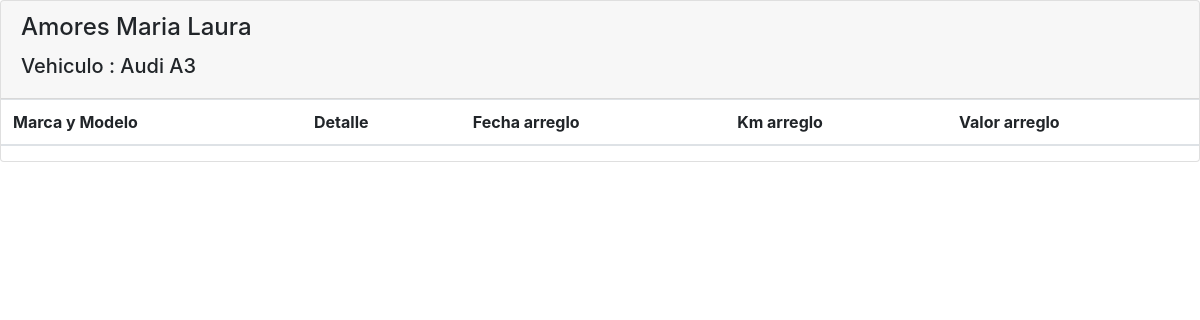
Page /workshop/cars/repairs/model/3/ on the earlier database version.
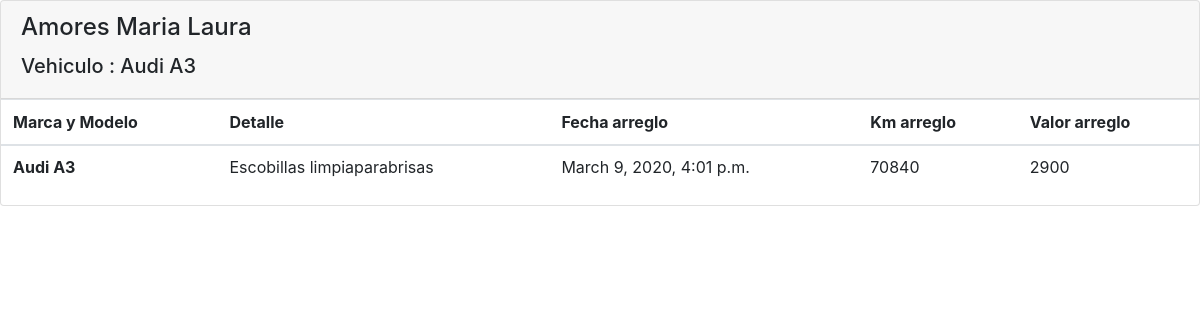
Same page on the later database version.
### workshop/models.py (models this page shows, shortened)
class Model(models.Model):
    brand           = models.ForeignKey(Brand, on_delete=models.CASCADE)
    modelName       = models.CharField(max_length=30)
    year            = models.CharField(max_length=8)
    km_car          = models.CharField(max_length=10)

class Brand(models.Model):
    owner           = models.ForeignKey(Owner, on_delete=models.CASCADE)
    brandName       = models.CharField(max_length=30)
    def __str__(self):
        return self.brandName.capitalize()

class Owner(models.Model):
    name            = models.CharField(max_length=30)
    surname         = models.CharField(max_length=30)
    dni             = models.CharField(max_length=10)

class Repair(models.Model):
    model           = models.ForeignKey(Model, on_delete=models.CASCADE)
    detail          = models.CharField(max_length=30)
    date_reg        = models.DateTimeField(auto_now_add=True)
    km_repair       = models.CharField(max_length=10)
    cost            = models.CharField(max_length=10)

### workshop/views.py (the view)
# urls.py: path('cars/repairs/model/<int:model_id>/', views.repair_model, name='repair_model'),
def repair_model(request, model_id):
    model_m             = get_object_or_404(Model, pk=model_id)
    repair_m            = Repair.objects.all()
    latest_repairs_list = Repair.objects.all()
    context = { 'model_m'             : model_m,
                'repair_m'            : repair_m,
                'latest_repairs_list' : latest_repairs_list
                }
    return render(request, 'workshop/repair_model.html', context)

### workshop/templates/workshop/repair_model.html (shortened to what this page needs)
{% load bootstrap4 %}
{% bootstrap_css %}
<div class="card">
  <div class="card-header text-left" style="margin-bottom:0">
    <h4 class="card-title">
      {{ model_m.brand.owner.surname }}
      {{ model_m.brand.owner.name }}
      <h5>
        Vehiculo :
          {{ model_m.brand.brandName }}
          {{ model_m.modelName}}
      </h5>
    </h4>
  </div>
<table class="table">
  <thead>
    <tr>
      <th scope="col">Marca y Modelo</th>
      <th scope="col">Detalle</th>
      <th scope="col">Fecha arreglo</th>
      <th scope="col">Km arreglo</th>
      <th scope="col">Valor arreglo</th>
    </tr>
  </thead>
  <tbody>
    {% for repair in latest_repairs_list %}
    <tr>
        {% if repair.model_id == model_m.id %}
        <th scope="row">
            {{ model_m.brand }}
            {{ model_m.modelName }}
        </th>
        <td>
            {{ repair.detail }}
        </td>
        <td>
            {{ repair.date_reg }}
        </td>
        <td>
            {{ repair.km_repair }}
        </td>
        <td>
            {{ repair.cost }}
        </td>
        {% endif %}
    </tr>
    {% endfor %}
  </tbody>
</table>
</div>

Differences in the rows shown:
added Repair: {{ model_m.brand }} "Audi", {{ model_m.modelName }} "A3", detail "Escobillas limpiaparabrisas", date_reg "March 9, 2020, 4:01 p.m.", km_repair "70840", cost "2900"
